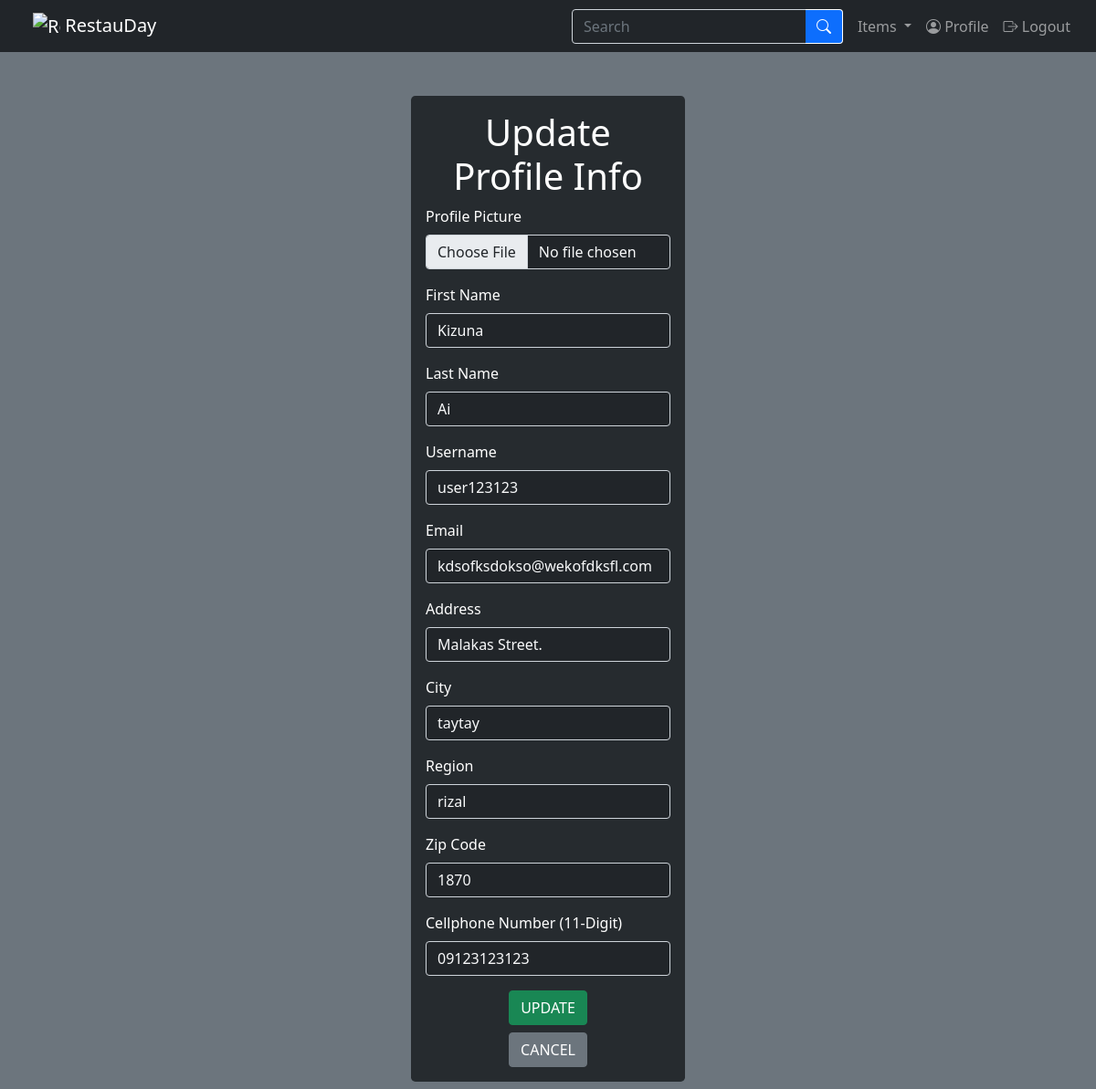
Page /php/profileEdit.php (signed in) on the committed database.
### tables this page shows
CREATE TABLE `tbl_users` (
  `id` int(25) NOT NULL COMMENT 'int(25)',
  `first_name` varchar(255) NOT NULL COMMENT 'varchar(255)',
  `last_name` varchar(255) NOT NULL COMMENT 'varchar(255)',
  `username` varchar(255) NOT NULL COMMENT 'varchar(255)',
  `address` varchar(255) NOT NULL COMMENT 'varchar(255)',
  `city` varchar(255) NOT NULL COMMENT 'varchar(255)',
  `region` varchar(255) NOT NULL COMMENT 'varchar(255)',
  `zip_code` int(25) NOT NULL COMMENT 'int(25)',
  `password` varchar(255) NOT NULL COMMENT 'varchar(255)',
  `email` varchar(255) NOT NULL COMMENT 'varchar(255)',
  `phone_number` varchar(255) NOT NULL COMMENT 'varchar(255)',
  `profile_picture` varchar(255) NOT NULL DEFAULT 'default.png' COMMENT 'varchar(255)',
  `user_type` varchar(255) NOT NULL COMMENT 'varchar(255)',
  `validated` varchar(255) NOT NULL DEFAULT 'no' COMMENT 'varchar(255)'
);

### php/profileEdit.php (the view, shortened to what this page needs)
<?php
    include_once("../inc/database.php");
    $querySelectInfo = "SELECT * FROM tbl_users WHERE id =" . $_SESSION['userId'];
    $executeQuerySelectInfo = mysqli_query($con, $querySelectInfo);
    $userInfo = mysqli_fetch_assoc($executeQuerySelectInfo);
    $userFirstName = $userInfo["first_name"];
    $userLastName = $userInfo["last_name"];
    $userEmail = $userInfo["email"];
    $userUsername = $userInfo["username"];
    $userAddress = $userInfo["address"];
    $userCity = $userInfo["city"];
    $userRegion = $userInfo["region"];
    $userZipCode = $userInfo["zip_code"];
    $userPhoneNumber = $userInfo["phone_number"];
?>
<!doctype html>
<html lang="en">
    <head>
        <link href="../bootstrap/css/bootstrap.min.css" rel="stylesheet">
        <link rel="stylesheet" href="../bootstrap-icons/bootstrap-icons.css">
        <link href="../bootstrap/local_css/stylesheet.css" rel="stylesheet">
    </head>
    <body class="d-grid gap-5 bg-secondary">
        <?php include_once("../inc/navBar.php"); ?>
        <div class="container p-3 mb-2 bg-normal-92 text-white w-25 rounded-3">
            <form action="profileEditHandler.php" method="post" enctype="multipart/form-data">
                <h1 class="text-center mb-2">Update Profile Info</h1>
                <div class="mb-3">
                    <label for="profilePicture" class="form-label">Profile Picture</label>
                    <input class="form-control text-light bg-dark" type="file" accept="image/*" name="profilePicture">
                </div>
                <div class="mb-3">
                    <label for="userFirstName" class="form-label">First Name</label>
                    <input type="text" class="form-control text-light bg-dark" name="userFirstName" placeholder="<?php echo "$userFirstName"?>" value="<?php echo "$userFirstName"?>" pattern="[A-zÀ-ž\s]+" required>
                </div>
                <div class="mb-3">
                    <label for="userLastName" class="form-label">Last Name</label>
                    <input type="text" class="form-control text-light bg-dark" name="userLastName" placeholder="<?php echo "$userLastName"?>" value="<?php echo "$userLastName"?>" pattern="[A-zÀ-ž\s]+" required>
                </div>
                <div class="mb-3">
                    <label for="userUsername" class="form-label">Username</label>
                    <input type="text" class="form-control text-light bg-dark" name="userUsername" placeholder="<?php echo "$userUsername"?>" value="<?php echo "$userUsername"?>" minlength="8" pattern="[a-zA-Z0-9]+" required>
                </div>
                <div class="mb-3">
                    <label for="userEmail" class="form-label">Email</label>
                    <input type="text" class="form-control text-light bg-dark" name="userEmail" placeholder="<?php echo "$userEmail"?>" value="<?php echo "$userEmail"?>" required>
                </div>
                <div class="mb-3">
                    <label for="userAddress" class="form-label">Address</label>
                    <input type="text" class="form-control text-light bg-dark" name="userAddress" placeholder="<?php echo "$userAddress"?>" value="<?php echo "$userAddress"?>" required>
                </div>
                <div class="mb-3">
                    <label for="userCity" class="form-label">City</label>
                    <input type="text" class="form-control text-light bg-dark" name="userCity" placeholder="<?php echo "$userCity"?>" value="<?php echo "$userCity"?>" required>
                </div>
                <div class="mb-3">
                    <label for="userRegion" class="form-label">Region</label>
                    <input type="text" class="form-control text-light bg-dark" name="userRegion" placeholder="<?php echo "$userRegion"?>" value="<?php echo "$userRegion"?>" required>
                </div>
                <div class="mb-3">
                    <label for="userZipCode" class="form-label">Zip Code</label>
                    <input type="number" class="form-control text-light bg-dark" name="userZipCode" placeholder="<?php echo "$userZipCode"?>" value="<?php echo "$userZipCode"?>" required>
                </div>
                <div class="mb-3">
                    <label for="userPhoneNumber" class="form-label">Cellphone Number (11-Digit)</label>
                    <input type="text" class="form-control text-light bg-dark" name="userPhoneNumber" placeholder="<?php echo "$userPhoneNumber"?>" value="<?php echo "$userPhoneNumber"?>" pattern="[0-9]{11}" maxlength="11" minlength="11" required>
                </div>
                <div class="col text-center">
                    <input class="btn btn-primary btn-success" type="submit" value="UPDATE">
                    <br>
                    <a class='btn btn-secondary mt-2' href='profile.php' role='button'>CANCEL</a>
                </div>
            </form>
        </div>
    </body>
</html>

### rows in the picture
tbl_users: userFirstName "Kizuna", userLastName "Ai", userUsername "user123123", userEmail "kdsofksdokso@wekofdksfl.com", userAddress "Malakas Street.", userCity "taytay", userRegion "rizal", userZipCode "1870", userPhoneNumber "09123123123"
